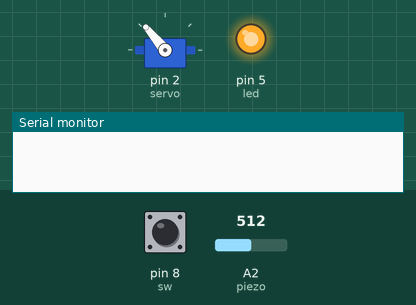
Simulated run of this sketch. Board: Arduino Uno, built with avr-gcc and run on an emulated ATmega328P. Parts: servo, output pins drawn as LEDs (lit = HIGH), the last lines printed to the serial monitor. The inputs (shaded band) are chosen by the test bench; at power-on: pin 8 (sw) LOW, A2 (piezo) = 512.

Above: at 2.8 s.
2.9 s: pin 8 (sw) pulled HIGH for 1.2 s
At 4.8 s:
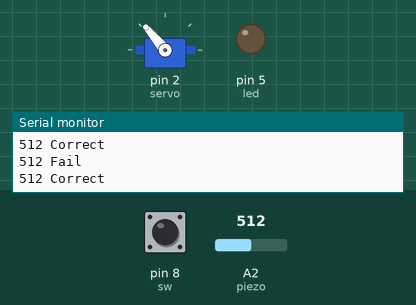
Timing chart, 0 to 18.1 s (numbered marks = the images above; inputs shaded):
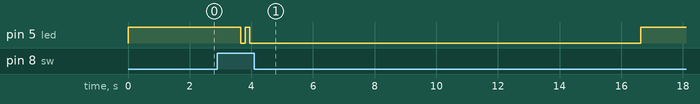

Measured:
- after the input at 2.9 s, pin 5 (led): HIGH → LOW after 0.75 s, → HIGH 0.15 s later, → LOW 0.15 s later, → HIGH 12.7 s later

The sketch:

knock_identification.ino
```cpp
#include <Servo.h>

Servo myservo;

const int sw = 8;
const int servo = 2;

const int piezo = A2;
const int led = 5;
const int thresholdHigh = 80;
const int thresholdLow = 30;

int closeDoor = 130, openDoor = 30;

int sw_value;
int secretCounter = 0;
int knock = 0;
int knockTime = 10000;

const int secretKnockLength = 3;
const int secretKnock[secretKnockLength] = {1,0,0};

void setup() {
  Serial.begin(9600);
  pinMode(led, OUTPUT);
  myservo.attach(servo);
  myservo.write(closeDoor);
}

void loop() {
  digitalWrite(led, HIGH);
  if (digitalRead(sw) == 1) {
    sw_value = 1;
    delay(500);
  }
  if (sw_value == 1) {
    for(int i=0; i<2; i++) {
      digitalWrite(led, HIGH);
      delay(150);
      digitalWrite(led, LOW);
      delay(150);
    }
    Serial.println("Please Knock");
    long stt = millis();
    while (millis() < (stt + knockTime)) {
      knock = analogRead(piezo);
      String knockstr = String(knock);
      if (knock >= thresholdHigh) {
        if (secretKnock[secretCounter] == 1) {
          secretCounter++;
          Serial.println(knockstr + " Correct");
        }
        else {
          secretCounter = 0;
          Serial.println(knockstr + " Fail");
        }
        delay(100);
      }
      else if (knock >= thresholdLow) {
        if (secretKnock[secretCounter] == 0) {
          secretCounter++;
          Serial.println(knockstr + " Correct");
        }
        else {
          secretCounter = 0;
          Serial.println(knockstr + " Fail");
        }
        delay(100);
      }
    }
    //digitalWrite(led, LOW);
    Serial.println("Time's up");
    delay(500);
  }
  if (sw_value == 1) {
    if (secretCounter == (secretKnockLength)) {
      Serial.println("Unlocked");
      ledUnlock();
      doorUnlock();
    } else {
    Serial.println("Invalid Knock");
    digitalWrite(led, LOW);
    delay(1000);
    }
  }
  delay(1000);
  sw_value = 0;
  secretCounter = 0;
}

void ledUnlock() {
  for (int i=0; i<5; i++) {
    digitalWrite(led, HIGH);
    delay(200);
    digitalWrite(led, LOW);
    delay(200);
  }
}

void doorUnlock() {
  myservo.write(openDoor);
  delay(3000);
  myservo.write(closeDoor);
}
```
